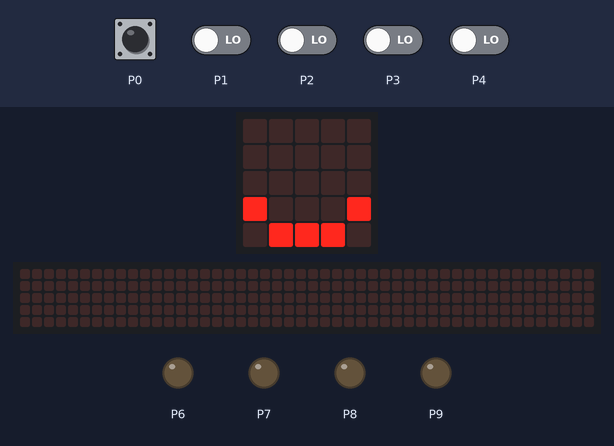
Simulated run of this program. Board: BBC micro:bit running MicroPython. Shown: the board's 5×5 LED display, a strip that is not on the board, showing the scrolling text unrolled, output pins drawn as LEDs (lit = HIGH). Inputs (shaded band) come from the test bench; at power-on: P0–4 LOW. Random numbers come from a fixed seed; the 48×5 strip is a reading aid, not a part: it shows the text the display is scrolling, unrolled, one strip-width of it at a time.

Above: at 1.2 s.
1.3 s: P0 pulled HIGH for 0.15 s
At 1.37 s:
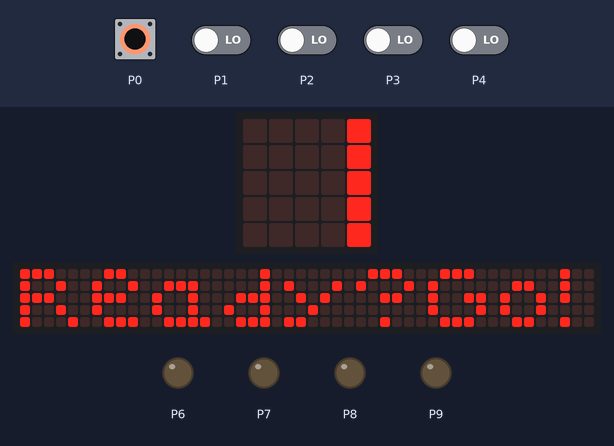
At 10.9 s:
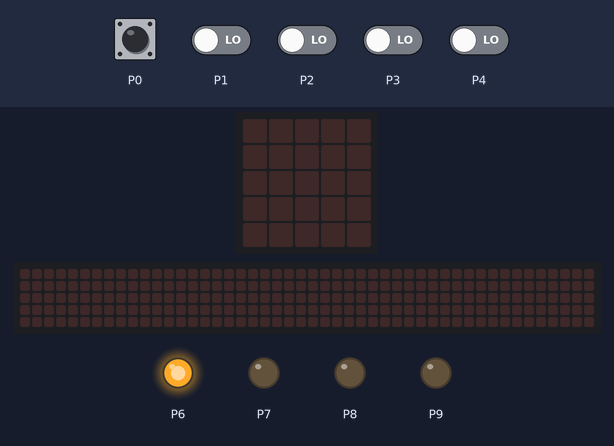
Timing chart, 0 to 11.6 s (numbered marks = the images above; inputs shaded):
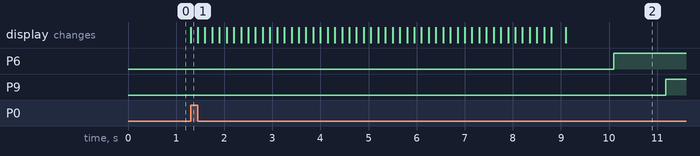

The program:

Final-Whack-A-Mole-Game.py
```python
# Add your Python code here. E.g.
from microbit import *
import random
import time

def generate_mole(n, flag):
    # This function is to generate moles in each round,
    # n is the maximum number of moles
    # flag is a list initialized with 0, each of which indicates whether the mole is selected
    count = random.randrange(n) + 1  # Choose a number from 1 to n
    i = 0
    # Select count moles randomly
    while i < count:
        index = random.randrange(len(flag))
        if flag[index]==0:
            flag[index]=1
            i = i+1
    return count, flag

def set_mole(flag,pins):
    # This function is to set the mole based on the generated list
    for m in range(len(flag)):
        pins[m].write_digital(flag[m])

# Const definition
n = 3 # Maximum lights;
pins = [pin6, pin7, pin8, pin9] # Light controller
btns = [pin1, pin2, pin3, pin4] # Btn controller
flag= [0, 0, 0, 0] # Mole indicator

display.show(Image.SMILE)
while True:
    game=False
    if pin0.read_digital() == 1:
        game=True
        display.scroll('Ready?Go!', wait=True)
        display.off()
        set_mole([0,0,0,0],pins)
        sleep(1000)
    gamestarttime=time.ticks_ms()
    score = 0
    while game:
        # Initialization
        flag = [0,0,0,0]
        count,flag = generate_mole(n,flag)
        set_mole(flag, pins)
        starttime = time.ticks_ms()
        # Game start
        while time.ticks_diff(time.ticks_ms(), starttime) < 1000:
            for idx in range(4):
                if btns[idx].read_digital() == 1 and flag[idx] == 1:
                    # Success
                    pins[idx].write_digital(0)
                    score = score + 1
            sleep(180)

        if time.ticks_diff(time.ticks_ms(), gamestarttime) > 60000:
            game = False
            display.on()
            display.scroll(score)
```

Measured:
- after the input at 1.3 s, P6: LOW → HIGH after 8.8 s; P9: LOW → HIGH after 9.9 s; the display: changes at once (image 1)
